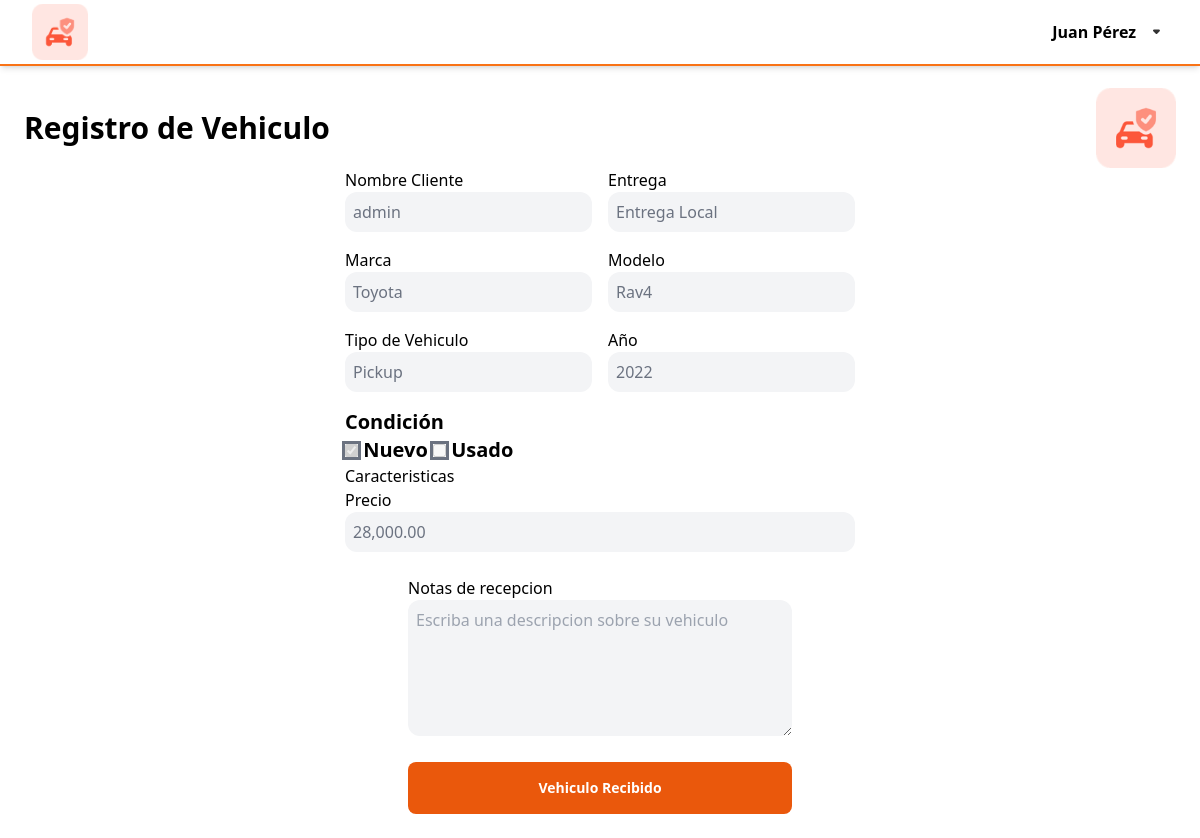
Screenshot of /pages/entrega.php?id=1 (signed in) with the database file from the repository.
### tables this page shows
CREATE TABLE IF NOT EXISTS `usuario` (
  `idUsuario` int NOT NULL AUTO_INCREMENT,
  `NombreUser` varchar(45) NOT NULL,
  `PasswUser` varchar(45) NOT NULL,
  `idPersona` int NOT NULL,
  `isInterno` tinyint(1) NOT NULL DEFAULT '1',
  PRIMARY KEY (`idUsuario`),
  KEY `persona_idx` (`idPersona`)
);

CREATE TABLE IF NOT EXISTS `agenda_compras` (
  `id_agenda` int NOT NULL AUTO_INCREMENT,
  `id_usuario` int NOT NULL,
  `id_vehiculo` int NOT NULL,
  `fecha` date NOT NULL,
  `hora` time NOT NULL,
  `status` tinyint(1) NOT NULL,
  `entrega_local` tinyint(1) NOT NULL,
  PRIMARY KEY (`id_agenda`),
  KEY `id_usuario` (`id_usuario`),
  KEY `id_vehiculo` (`id_vehiculo`)
);

CREATE TABLE IF NOT EXISTS `vehiculos_venta` (
  `idVehiculos_Venta` int NOT NULL AUTO_INCREMENT,
  `vehiculo_matricula` varchar(10) NOT NULL,
  `precio` float NOT NULL,
  `millage` float NOT NULL,
  `fecha_adquisicion` date NOT NULL,
  `year` varchar(45) NOT NULL,
  `vehiculo_modelo` int DEFAULT NULL,
  `vehiculo_Categoria` int NOT NULL,
  `nuevo` tinyint(1) NOT NULL DEFAULT '1',
  `image` varchar(100) NOT NULL,
  `puertas` varchar(20) NOT NULL,
  `motor` varchar(20) NOT NULL,
  `trasmision` varchar(20) NOT NULL,
  `traccion` varchar(20) NOT NULL,
  `pasajeros` varchar(20) NOT NULL,
  `color` varchar(20) NOT NULL,
  PRIMARY KEY (`idVehiculos_Venta`),
  UNIQUE KEY `vehiculo_modelo_UNIQUE` (`vehiculo_modelo`),
  KEY `categoria_idx` (`vehiculo_Categoria`)
);

CREATE TABLE IF NOT EXISTS `vehiculos_marcas` (
  `idVehiculos_Marca` int NOT NULL AUTO_INCREMENT,
  `marca_nombre` varchar(45) NOT NULL,
  PRIMARY KEY (`idVehiculos_Marca`),
  UNIQUE KEY `marca_nombre_UNIQUE` (`marca_nombre`)
);

CREATE TABLE IF NOT EXISTS `vehiculos_modelos` (
  `idVehiculos_Modelos` int NOT NULL AUTO_INCREMENT,
  `Modelo_nombre` varchar(45) NOT NULL,
  `marca` int NOT NULL,
  PRIMARY KEY (`idVehiculos_Modelos`),
  UNIQUE KEY `idVehiculos_Modelos_UNIQUE` (`idVehiculos_Modelos`),
  UNIQUE KEY `Modelo_nombre_UNIQUE` (`Modelo_nombre`),
  KEY `marca` (`marca`)
);

CREATE TABLE IF NOT EXISTS `vehiculo_categoria` (
  `idVehiculo_Categoria` int NOT NULL AUTO_INCREMENT,
  `nombre_Categoria` varchar(45) NOT NULL,
  PRIMARY KEY (`idVehiculo_Categoria`)
);

### pages/entrega.php (the view, shortened to what this page needs)
<?php session_start();
require("../php/connection.php");
$agenda = $mysqli->query("SELECT * FROM `agenda_compras` where id_agenda =".$_GET["id"])->fetch_assoc();
extract($agenda);
$cliente = $mysqli->query("SELECT * FROM `usuario` where idUsuario=".$id_usuario)->fetch_assoc();
$vehiculo = $mysqli->query("SELECT * from vehiculos_venta left JOIN vehiculos_modelos on idVehiculos_Modelos = vehiculo_modelo  join vehiculos_marcas on vehiculos_modelos.marca = vehiculos_marcas.idVehiculos_Marca join vehiculo_categoria on vehiculos_venta.vehiculo_Categoria = vehiculo_categoria.idVehiculo_Categoria  where vehiculos_venta.idVehiculos_Venta=".$id_vehiculo)->fetch_assoc();
extract($cliente);
extract($vehiculo);
?>
<!DOCTYPE html>
<html lang="en">
<head>
    <link href="../css/output.css" rel="stylesheet">
    <link href="../css/input.css" rel="stylesheet">
</head>
<body>
<?php include "./nav.php" ?>
    <div class="w-screen p-6 mt-14 ">
        <div class=" flex justify-between items-center mt-2">
            <span class="text-3xl font-bold ">Registro de Vehiculo</span>
            <div class="w-20">
                <img src="../pictures/auto.png" alt="">
            </div>
        </div>
        <form action="./detalle.php?id=1" method="post" class="flex flex-col gap-6 items-center ">
            <div class=" gap-12">
                    <div class="grid grid-cols-2 gap-4">
                        <label>
                            <span>Nombre Cliente</span></br>
                            <input type="text" value="<?php echo $NombreUser ?>" disabled >
                        </label>
                        <label>
                            <span>Entrega</span></br>
                            <input type="text" value="<?php echo $entrega_local ? "Entrega Local" : "Direccion Cliente"; ?>" disabled>
                        </label>
                        <label>
                            <span>Marca</span></br>
                            <input type="text" value="<?php echo $marca_nombre ?>" disabled >
                        </label>
                        <label>
                            <span>Modelo</span></br>
                            <input type="text" value="<?php echo $Modelo_nombre ?>" disabled >
                        </label>
                        <label>
                            <span>Tipo de Vehiculo</span></br>
                            <input type="text" value="<?php echo $nombre_Categoria ?>" disabled >
                        </label>
                        <label>
                            <span>Año</span></br>
                            <input type="text"  value="<?php echo $year ?>" disabled >
                        </label>
                        <div class=" text-xl font-bold  gap-4 ">
                            <span>Condición</span></br>
                            <label>
                                <input disabled class="outline " type="checkbox"  <?php if($nuevo) echo  "checked" ?> > Nuevo
                            </label>
                            <label>
                                <input disabled  class="outline" type="checkbox" <?php if(!$nuevo) echo  "selected"  ?> > Usado
                            </label>
                        </div>
                    </div>
                    <div>
                        <span>Caracteristicas</span>
                    </div>
                    <label class="">
                        <span>Precio</span>
                        <input  value="<?php echo number_format($precio, 2, '.', ','); ?>" name="precio" placeholder="Precio ">
                    </label>
            </div>
            <div class="w-full max-w-sm  ">
                <label class="  ">
                    <span>Notas de recepcion</span>
                    <textarea  rows="5" name="precio" placeholder="Escriba una descripcion sobre su vehiculo "></textarea>
                </label>
                <button class="w-full text-center  py-4 mt-5 bg-orange-600 rounded-lg text-sm  font-semibold text-white" type="submit">Vehiculo Recibido</a>
            </div>
    </div>
</body>
</html>

### css/input.css (style rules this page uses)
textarea,select,input { @apply bg-gray-100; @apply rounded-xl; @apply p-2; @apply text-gray-500; @apply custom-number-input; }
textarea,select,input:not([type="checkbox"],[type="radio"]) { @apply outline-none; @apply w-full; }
a,button { @apply hover:bg-orange-700; }

### rows the page displays
usuario: NombreUser "admin"
agenda_compras: entrega_local "Entrega Local"
vehiculos_venta: marca_nombre "Toyota", vehiculo_modelo.Modelo_nombre "Rav4", vehiculo_Categoria.nombre_Categoria "Pickup", year "2022", nuevo "☑", precio "28,000.00"

### other values shown
$nombre "Juan"
$apellido "Pérez"
